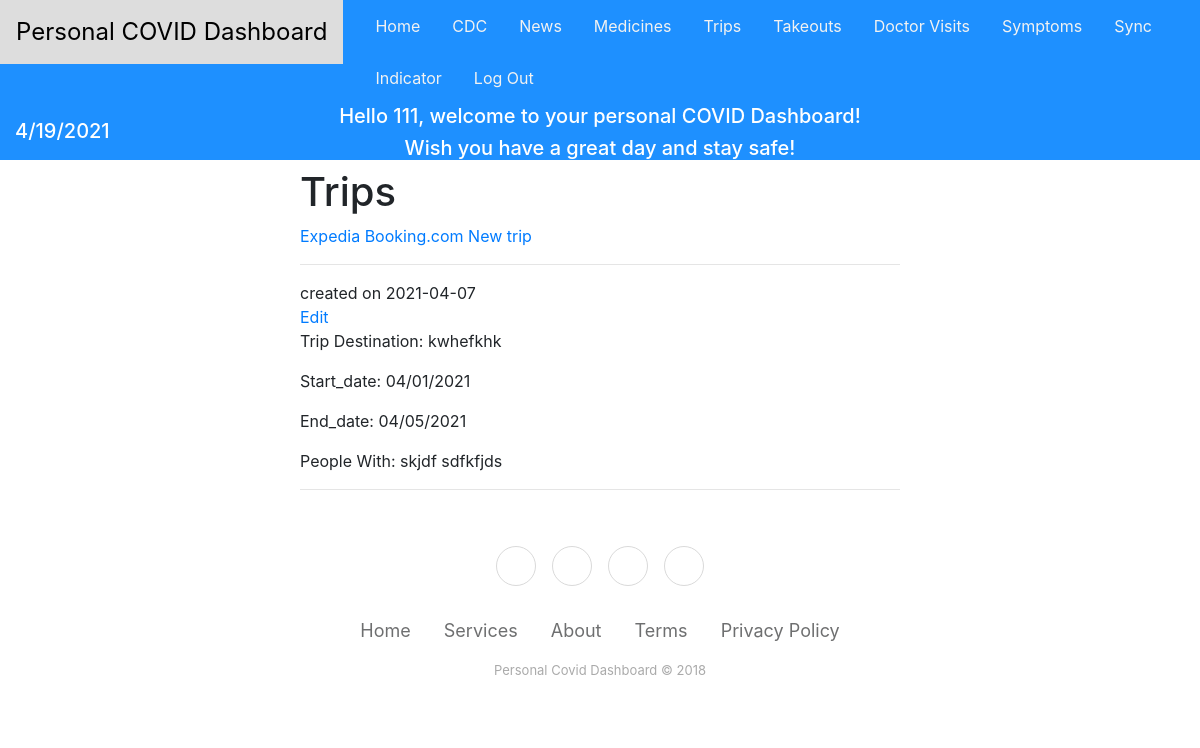
Page /trip/ (signed in) on the earlier database version.
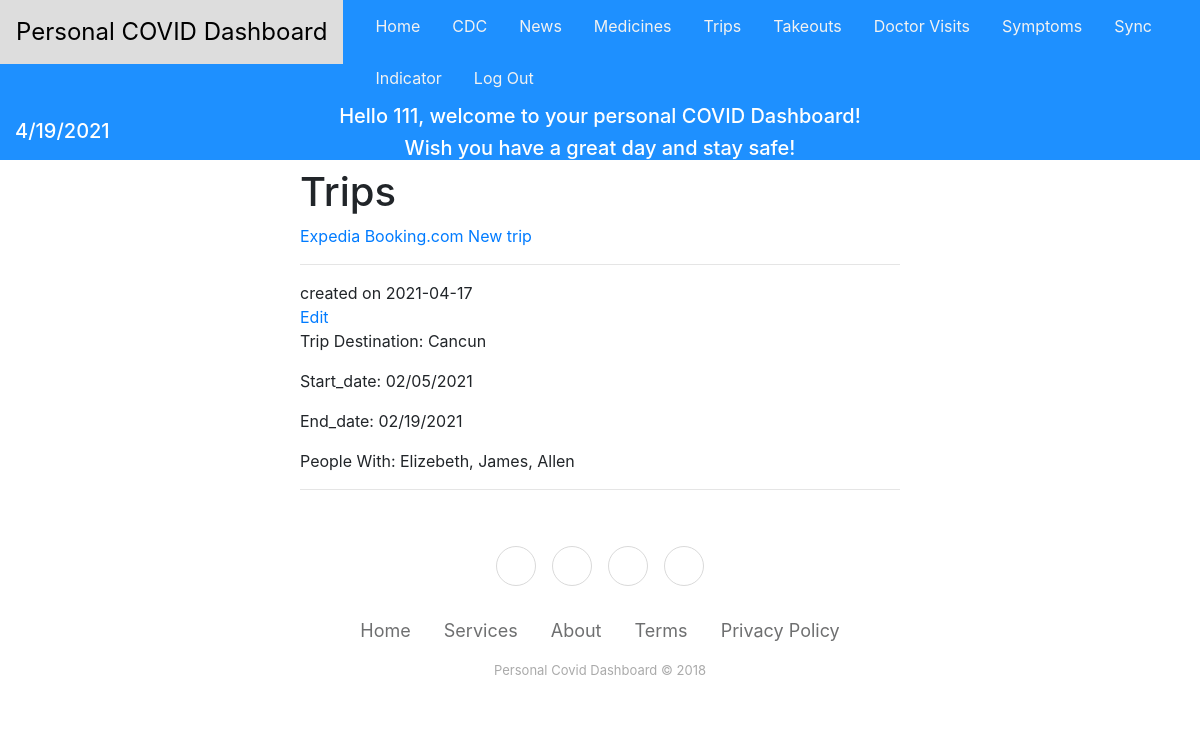
Same page on the later database version.
### tables this page shows
CREATE TABLE user (
  id INTEGER PRIMARY KEY AUTOINCREMENT,
  username TEXT UNIQUE NOT NULL,
  password TEXT NOT NULL
);

CREATE TABLE trip (
  id INTEGER PRIMARY KEY AUTOINCREMENT,
  author_id INTEGER NOT NULL,
  created TIMESTAMP NOT NULL DEFAULT CURRENT_TIMESTAMP,
  destination TEXT NOT NULL,
  s_date TEXT NOT NULL,
  e_date TEXT NOT NULL,
  people TEXT NOT NULL,
  FOREIGN KEY (author_id) REFERENCES user (id)
);

### dashboard/auth.py (called while the page is built)
@bp.before_app_request
def load_logged_in_user():
    user_id = session.get('user_id')
    if user_id is None:
        g.user = None
    else:
        g.user = get_db().execute(
            'SELECT * FROM user WHERE id = ?', (user_id,)
        ).fetchone()

### dashboard/db.py (called while the page is built)
def get_db():
    if 'db' not in g:
        g.db = sqlite3.connect(
            current_app.config['DATABASE'],
            detect_types=sqlite3.PARSE_DECLTYPES
        )
        g.db.row_factory = sqlite3.Row
    return g.db

### dashboard/trip.py (called while the page is built)
@bp.route('/')
def index():
    db = get_db()
    trips = db.execute(
        'SELECT t.id, destination, s_date, e_date, people, created, author_id, username'
        ' FROM trip t JOIN user u ON t.author_id = u.id'
        ' ORDER BY created DESC'
    ).fetchall()
    return render_template('trip/tripIndex.html', trips=trips)

### dashboard/templates/trip/tripIndex.html (shortened to what this page needs)
{% extends 'base.html' %}
{% block content %}
  <h1>Trips</h1>
  <a class="action" href="https://www.expedia.com/user/signin?ckoflag=0&uurl=e3id%3Dredr%26rurl%3D%2F">Expedia</a>
  <a class="action" href="https://account.booking.com/sign-in?op_token=EgVvYXV0aCLdAgoUdk8xS2Jsazd4WDl0VW4yY3BaTFMSCWF1dGhvcml6ZRo1aHR0cHM6Ly9zZWN1cmUuYm9va2luZy5jb20vbG9naW4uaHRtbD9vcD1vYXV0aF9yZXR1cm4q_AFVcm9CbmY0S2J5X0xJUlk4NzRJOHowajBCUnJsa3BJU2t1eHFhamhnbEVZLWdtc1VMQmFmN0N1aWtCWlFnVTkyUU1VU0QwUksybjl2YldyMzhJeE9EeTJ6cGpscW9PaXYxNmJOd3hLeUs5bzdXTTd1ZGU4RmZxajg1Z3llZmhsRnFsNEpDVVd6YjNBVG5HeTF2cFJyUXdGWXpMb3BlWkVvcXJxdUFxRmVJYjZpZUZERUhzcm1VbUJPVjFrQURSSnM4ZTVteFY0MkdOX2NlTW9nd3R3MWlrYUtoVzRyT2RHbWZXYjZPZFhLSXlmZXg4ZjBxa0xjRDNWajhydDlCBGNvZGUqFgiaohgwlvvMpa3kJDoAQgBYtou0gwY">Booking.com</a>
  <a class="action" href="{{ url_for('trip.create') }}">New trip</a>
  <hr>
  {% for trip in trips %}
    {% if g.user['id'] == trip['author_id'] %}
        <article class="trip">
        <header>
            <div>
            <div class="about">created on {{ trip['created'].strftime('%Y-%m-%d') }}</div>
            </div>
            <a class="action" href="{{ url_for('trip.update', id=trip['id']) }}">Edit</a>
        </header>
            <p>Trip Destination: {{ trip['destination'] }}</p>
            <p class="body">Start_date: {{ trip['s_date'] }}</p>
            <p class="body">End_date: {{ trip['e_date'] }}</p>
            <p class="body">People With: {{ trip['people'] }}</p>
        </article>
        <hr>
    {% endif %}
  {% endfor %}
{% endblock %}

### dashboard/templates/base.html (shortened to what this page needs)
<!doctype html>
<head>
  <link rel="stylesheet" href="https://cdnjs.cloudflare.com/ajax/libs/twitter-bootstrap/4.1.3/css/bootstrap.min.css">
  <link rel="stylesheet" href="https://cdnjs.cloudflare.com/ajax/libs/ionicons/2.0.1/css/ionicons.min.css">
  <link rel="stylesheet" href="assets/css/style.css">
  <link rel="stylesheet" href="https://maxcdn.bootstrapcdn.com/bootstrap/4.5.2/css/bootstrap.min.css">
  <link rel="stylesheet" href="//apps.bdimg.com/libs/jqueryui/1.10.4/css/jquery-ui.min.css">
  <link rel="stylesheet" href="jqueryui/style.css">
</head>
<div class="topnav">
  <a class="navbar-brand" style="font-size: x-large" href="http://127.0.0.1:5000/">Personal COVID Dashboard</a>
    {% if g.user %}
      <a href="{{ url_for('blog.index') }}">Home</a>
      <a href="https://www.cdc.gov/">CDC</a>
      <a href="{{ url_for('news.index') }}">News</a>
      <a href="{{ url_for('medicine.index') }}">Medicines</a>
      <a href="{{ url_for('trip.index') }}">Trips</a>
      <a href="{{ url_for('takeout.index') }}">Takeouts</a>
      <a href="{{ url_for('doctor.index') }}">Doctor Visits</a>
      <a href="{{ url_for('symptom.index') }}">Symptoms</a>
      <a href="https://www.fitbit.com/">Sync</a>
      <a href="{{ url_for('indicator.index') }}">Indicator</a>
      <a href="{{ url_for('auth.logout') }}">Log Out</a>
    {% else %}
    <div class="auth">
      <a href="{{ url_for('auth.register') }}" style="padding-top: 22px;">Register</a>
      <a href="{{ url_for('auth.login') }}" style="padding-top: 22px;">Log In</a>
    </div>
    {% endif %}
</div>
{% if g.user %}
  <div class="welcome" style="background-color: #1E90FF">
    <div class="current-date">
      <h5 style="color: white;width: 100px;position: fixed;padding-top: 15px;padding-left: 15px;">
      </h5>
    </div>
    <div class="welcome-word" style="text-align: center">
      <h5 style="color: white">Hello {{g.user['username']}}, welcome to your personal COVID Dashboard!</h5>
      <h5 style="color: white"> Wish you have a great day and stay safe!</h5>
    </div>
  </div>
{% endif %}
<section class="content" style="padding-left: 300px; padding-right:300px">
  {% block content %}{% endblock %}
</section>
<div class="footer-basic">
        <footer>
            <div class="social"><a href="#"></a><a href="#"></a><a href="#"></a><a href="#"></a></div>
            <ul class="list-inline">
                <li class="list-inline-item"><a href="#">Home</a></li>
                <li class="list-inline-item"><a href="#">Services</a></li>
                <li class="list-inline-item"><a href="#">About</a></li>
                <li class="list-inline-item"><a href="#">Terms</a></li>
                <li class="list-inline-item"><a href="#">Privacy Policy</a></li>
            </ul>
            <p class="copyright">Personal Covid Dashboard © 2018</p>
        </footer>
    </div>

### dashboard/templates/base.html (style rules this page uses)
.topnav { overflow: hidden; background-color: #1E90FF; }
.topnav a { float: left; display: block; color: #f2f2f2; text-align: center; padding: 14px 16px; text-decoration: none; }
.footer-basic { padding:40px 0; background-color:#ffffff; color:#4b4c4d; }
.footer-basic ul { padding:0; list-style:none; text-align:center; font-size:18px; line-height:1.6; margin-bottom:0; }
.footer-basic li { padding:0 10px; }
.footer-basic ul a { color:inherit; text-decoration:none; opacity:0.8; }
.footer-basic .social { text-align:center; padding-bottom:25px; }
.footer-basic .social > a { font-size:24px; width:40px; height:40px; line-height:40px; display:inline-block; text-align:center; border-radius:50%; border:1px solid #ccc; margin:0 8px; color:inherit; opacity:0.75; }
.footer-basic .copyright { margin-top:15px; text-align:center; font-size:13px; color:#aaa; margin-bottom:0; }

Differences in the rows shown:
removed trip: created "2021-04-07", destination "kwhefkhk", s_date "04/01/2021", e_date "04/05/2021", people "skjdf sdfkfjds"
added trip: created "2021-04-17", destination "Cancun", s_date "02/05/2021", e_date "02/19/2021", people "Elizebeth, James, Allen"
